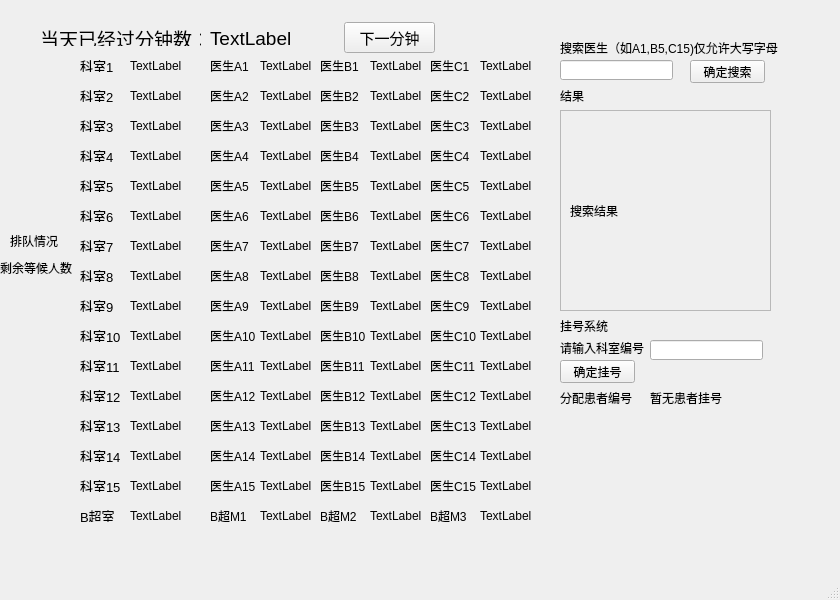
<?xml version="1.0" encoding="UTF-8"?>
<ui version="4.0">
 <class>MainWindow</class>
 <widget class="QMainWindow" name="MainWindow">
  <property name="geometry">
   <rect>
    <x>0</x>
    <y>0</y>
    <width>840</width>
    <height>600</height>
   </rect>
  </property>
  <property name="windowTitle">
   <string>MainWindow</string>
  </property>
  <widget class="QWidget" name="centralwidget">
   <widget class="QLabel" name="label">
    <property name="geometry">
     <rect>
      <x>40</x>
      <y>30</y>
      <width>161</width>
      <height>16</height>
     </rect>
    </property>
    <property name="font">
     <font>
      <pointsize>14</pointsize>
     </font>
    </property>
    <property name="text">
     <string>当天已经过分钟数：</string>
    </property>
   </widget>
   <widget class="QLabel" name="timedisplay">
    <property name="geometry">
     <rect>
      <x>210</x>
      <y>30</y>
      <width>111</width>
      <height>16</height>
     </rect>
    </property>
    <property name="font">
     <font>
      <pointsize>14</pointsize>
     </font>
    </property>
    <property name="text">
     <string>TextLabel</string>
    </property>
   </widget>
   <widget class="QLabel" name="label_2">
    <property name="geometry">
     <rect>
      <x>80</x>
      <y>60</y>
      <width>54</width>
      <height>12</height>
     </rect>
    </property>
    <property name="font">
     <font>
      <pointsize>10</pointsize>
     </font>
    </property>
    <property name="text">
     <string>科室1</string>
    </property>
   </widget>
   <widget class="QLabel" name="label_3">
    <property name="geometry">
     <rect>
      <x>80</x>
      <y>90</y>
      <width>54</width>
      <height>12</height>
     </rect>
    </property>
    <property name="font">
     <font>
      <pointsize>10</pointsize>
     </font>
    </property>
    <property name="text">
     <string>科室2</string>
    </property>
   </widget>
   <widget class="QLabel" name="label_4">
    <property name="geometry">
     <rect>
      <x>80</x>
      <y>120</y>
      <width>54</width>
      <height>12</height>
     </rect>
    </property>
    <property name="font">
     <font>
      <pointsize>10</pointsize>
     </font>
    </property>
    <property name="text">
     <string>科室3</string>
    </property>
   </widget>
   <widget class="QLabel" name="label_5">
    <property name="geometry">
     <rect>
      <x>80</x>
      <y>150</y>
      <width>54</width>
      <height>12</height>
     </rect>
    </property>
    <property name="font">
     <font>
      <pointsize>10</pointsize>
     </font>
    </property>
    <property name="text">
     <string>科室4</string>
    </property>
   </widget>
   <widget class="QLabel" name="label_6">
    <property name="geometry">
     <rect>
      <x>80</x>
      <y>180</y>
      <width>54</width>
      <height>12</height>
     </rect>
    </property>
    <property name="font">
     <font>
      <pointsize>10</pointsize>
     </font>
    </property>
    <property name="text">
     <string>科室5</string>
    </property>
   </widget>
   <widget class="QLabel" name="label_7">
    <property name="geometry">
     <rect>
      <x>80</x>
      <y>210</y>
      <width>54</width>
      <height>12</height>
     </rect>
    </property>
    <property name="font">
     <font>
      <pointsize>10</pointsize>
     </font>
    </property>
    <property name="text">
     <string>科室6</string>
    </property>
   </widget>
   <widget class="QLabel" name="label_8">
    <property name="geometry">
     <rect>
      <x>80</x>
      <y>240</y>
      <width>54</width>
      <height>12</height>
     </rect>
    </property>
    <property name="font">
     <font>
      <pointsize>10</pointsize>
     </font>
    </property>
    <property name="text">
     <string>科室7</string>
    </property>
   </widget>
   <widget class="QLabel" name="label_9">
    <property name="geometry">
     <rect>
      <x>80</x>
      <y>270</y>
      <width>54</width>
      <height>12</height>
     </rect>
    </property>
    <property name="font">
     <font>
      <pointsize>10</pointsize>
     </font>
    </property>
    <property name="text">
     <string>科室8</string>
    </property>
   </widget>
   <widget class="QLabel" name="label_10">
    <property name="geometry">
     <rect>
      <x>80</x>
      <y>420</y>
      <width>54</width>
      <height>12</height>
     </rect>
    </property>
    <property name="font">
     <font>
      <pointsize>10</pointsize>
     </font>
    </property>
    <property name="text">
     <string>科室13</string>
    </property>
   </widget>
   <widget class="QLabel" name="label_11">
    <property name="geometry">
     <rect>
      <x>80</x>
      <y>450</y>
      <width>54</width>
      <height>12</height>
     </rect>
    </property>
    <property name="font">
     <font>
      <pointsize>10</pointsize>
     </font>
    </property>
    <property name="text">
     <string>科室14</string>
    </property>
   </widget>
   <widget class="QLabel" name="label_12">
    <property name="geometry">
     <rect>
      <x>80</x>
      <y>390</y>
      <width>54</width>
      <height>12</height>
     </rect>
    </property>
    <property name="font">
     <font>
      <pointsize>10</pointsize>
     </font>
    </property>
    <property name="text">
     <string>科室12</string>
    </property>
   </widget>
   <widget class="QLabel" name="label_13">
    <property name="geometry">
     <rect>
      <x>80</x>
      <y>510</y>
      <width>54</width>
      <height>12</height>
     </rect>
    </property>
    <property name="font">
     <font>
      <pointsize>10</pointsize>
     </font>
    </property>
    <property name="text">
     <string>B超室</string>
    </property>
   </widget>
   <widget class="QLabel" name="label_14">
    <property name="geometry">
     <rect>
      <x>80</x>
      <y>360</y>
      <width>54</width>
      <height>12</height>
     </rect>
    </property>
    <property name="font">
     <font>
      <pointsize>10</pointsize>
     </font>
    </property>
    <property name="text">
     <string>科室11</string>
    </property>
   </widget>
   <widget class="QLabel" name="label_15">
    <property name="geometry">
     <rect>
      <x>80</x>
      <y>300</y>
      <width>54</width>
      <height>12</height>
     </rect>
    </property>
    <property name="font">
     <font>
      <pointsize>10</pointsize>
     </font>
    </property>
    <property name="text">
     <string>科室9</string>
    </property>
   </widget>
   <widget class="QLabel" name="label_16">
    <property name="geometry">
     <rect>
      <x>80</x>
      <y>330</y>
      <width>54</width>
      <height>12</height>
     </rect>
    </property>
    <property name="font">
     <font>
      <pointsize>10</pointsize>
     </font>
    </property>
    <property name="text">
     <string>科室10</string>
    </property>
   </widget>
   <widget class="QLabel" name="label_17">
    <property name="geometry">
     <rect>
      <x>80</x>
      <y>480</y>
      <width>54</width>
      <height>12</height>
     </rect>
    </property>
    <property name="font">
     <font>
      <pointsize>10</pointsize>
     </font>
    </property>
    <property name="text">
     <string>科室15</string>
    </property>
   </widget>
   <widget class="QPushButton" name="nextminute">
    <property name="geometry">
     <rect>
      <x>344</x>
      <y>22</y>
      <width>91</width>
      <height>31</height>
     </rect>
    </property>
    <property name="font">
     <font>
      <pointsize>11</pointsize>
     </font>
    </property>
    <property name="text">
     <string>下一分钟</string>
    </property>
   </widget>
   <widget class="QLabel" name="remainnum1">
    <property name="geometry">
     <rect>
      <x>130</x>
      <y>60</y>
      <width>54</width>
      <height>12</height>
     </rect>
    </property>
    <property name="text">
     <string>TextLabel</string>
    </property>
   </widget>
   <widget class="QLabel" name="label_19">
    <property name="geometry">
     <rect>
      <x>10</x>
      <y>210</y>
      <width>51</width>
      <height>61</height>
     </rect>
    </property>
    <property name="text">
     <string>排队情况</string>
    </property>
   </widget>
   <widget class="QLabel" name="label_20">
    <property name="geometry">
     <rect>
      <x>0</x>
      <y>260</y>
      <width>81</width>
      <height>16</height>
     </rect>
    </property>
    <property name="text">
     <string>剩余等候人数</string>
    </property>
   </widget>
   <widget class="QLabel" name="remainnum2">
    <property name="geometry">
     <rect>
      <x>130</x>
      <y>90</y>
      <width>54</width>
      <height>12</height>
     </rect>
    </property>
    <property name="text">
     <string>TextLabel</string>
    </property>
   </widget>
   <widget class="QLabel" name="remainnum3">
    <property name="geometry">
     <rect>
      <x>130</x>
      <y>120</y>
      <width>54</width>
      <height>12</height>
     </rect>
    </property>
    <property name="text">
     <string>TextLabel</string>
    </property>
   </widget>
   <widget class="QLabel" name="remainnum4">
    <property name="geometry">
     <rect>
      <x>130</x>
      <y>150</y>
      <width>54</width>
      <height>12</height>
     </rect>
    </property>
    <property name="text">
     <string>TextLabel</string>
    </property>
   </widget>
   <widget class="QLabel" name="remainnum5">
    <property name="geometry">
     <rect>
      <x>130</x>
      <y>180</y>
      <width>54</width>
      <height>12</height>
     </rect>
    </property>
    <property name="text">
     <string>TextLabel</string>
    </property>
   </widget>
   <widget class="QLabel" name="remainnum6">
    <property name="geometry">
     <rect>
      <x>130</x>
      <y>210</y>
      <width>54</width>
      <height>12</height>
     </rect>
    </property>
    <property name="text">
     <string>TextLabel</string>
    </property>
   </widget>
   <widget class="QLabel" name="remainnum9">
    <property name="geometry">
     <rect>
      <x>130</x>
      <y>300</y>
      <width>54</width>
      <height>12</height>
     </rect>
    </property>
    <property name="text">
     <string>TextLabel</string>
    </property>
   </widget>
   <widget class="QLabel" name="remainnum11">
    <property name="geometry">
     <rect>
      <x>130</x>
      <y>360</y>
      <width>54</width>
      <height>12</height>
     </rect>
    </property>
    <property name="text">
     <string>TextLabel</string>
    </property>
   </widget>
   <widget class="QLabel" name="remainnum7">
    <property name="geometry">
     <rect>
      <x>130</x>
      <y>240</y>
      <width>54</width>
      <height>12</height>
     </rect>
    </property>
    <property name="text">
     <string>TextLabel</string>
    </property>
   </widget>
   <widget class="QLabel" name="remainnum8">
    <property name="geometry">
     <rect>
      <x>130</x>
      <y>270</y>
      <width>54</width>
      <height>12</height>
     </rect>
    </property>
    <property name="text">
     <string>TextLabel</string>
    </property>
   </widget>
   <widget class="QLabel" name="remainnum12">
    <property name="geometry">
     <rect>
      <x>130</x>
      <y>390</y>
      <width>54</width>
      <height>12</height>
     </rect>
    </property>
    <property name="text">
     <string>TextLabel</string>
    </property>
   </widget>
   <widget class="QLabel" name="remainnum10">
    <property name="geometry">
     <rect>
      <x>130</x>
      <y>330</y>
      <width>54</width>
      <height>12</height>
     </rect>
    </property>
    <property name="text">
     <string>TextLabel</string>
    </property>
   </widget>
   <widget class="QLabel" name="remainnumbultra">
    <property name="geometry">
     <rect>
      <x>130</x>
      <y>510</y>
      <width>54</width>
      <height>12</height>
     </rect>
    </property>
    <property name="text">
     <string>TextLabel</string>
    </property>
   </widget>
   <widget class="QLabel" name="remainnum13">
    <property name="geometry">
     <rect>
      <x>130</x>
      <y>420</y>
      <width>54</width>
      <height>12</height>
     </rect>
    </property>
    <property name="text">
     <string>TextLabel</string>
    </property>
   </widget>
   <widget class="QLabel" name="remainnum15">
    <property name="geometry">
     <rect>
      <x>130</x>
      <y>480</y>
      <width>54</width>
      <height>12</height>
     </rect>
    </property>
    <property name="text">
     <string>TextLabel</string>
    </property>
   </widget>
   <widget class="QLabel" name="remainnum14">
    <property name="geometry">
     <rect>
      <x>130</x>
      <y>450</y>
      <width>54</width>
      <height>12</height>
     </rect>
    </property>
    <property name="text">
     <string>TextLabel</string>
    </property>
   </widget>
   <widget class="QLabel" name="label_36">
    <property name="geometry">
     <rect>
      <x>210</x>
      <y>60</y>
      <width>54</width>
      <height>12</height>
     </rect>
    </property>
    <property name="text">
     <string>医生A1</string>
    </property>
   </widget>
   <widget class="QLabel" name="label_37">
    <property name="geometry">
     <rect>
      <x>320</x>
      <y>60</y>
      <width>54</width>
      <height>12</height>
     </rect>
    </property>
    <property name="text">
     <string>医生B1</string>
    </property>
   </widget>
   <widget class="QLabel" name="a1">
    <property name="geometry">
     <rect>
      <x>260</x>
      <y>60</y>
      <width>54</width>
      <height>12</height>
     </rect>
    </property>
    <property name="text">
     <string>TextLabel</string>
    </property>
   </widget>
   <widget class="QLabel" name="b1">
    <property name="geometry">
     <rect>
      <x>370</x>
      <y>60</y>
      <width>54</width>
      <height>12</height>
     </rect>
    </property>
    <property name="text">
     <string>TextLabel</string>
    </property>
   </widget>
   <widget class="QLabel" name="label_41">
    <property name="geometry">
     <rect>
      <x>430</x>
      <y>60</y>
      <width>54</width>
      <height>12</height>
     </rect>
    </property>
    <property name="text">
     <string>医生C1</string>
    </property>
   </widget>
   <widget class="QLabel" name="c1">
    <property name="geometry">
     <rect>
      <x>480</x>
      <y>60</y>
      <width>54</width>
      <height>12</height>
     </rect>
    </property>
    <property name="text">
     <string>TextLabel</string>
    </property>
   </widget>
   <widget class="QLabel" name="b2">
    <property name="geometry">
     <rect>
      <x>370</x>
      <y>90</y>
      <width>54</width>
      <height>12</height>
     </rect>
    </property>
    <property name="text">
     <string>TextLabel</string>
    </property>
   </widget>
   <widget class="QLabel" name="label_43">
    <property name="geometry">
     <rect>
      <x>320</x>
      <y>90</y>
      <width>54</width>
      <height>12</height>
     </rect>
    </property>
    <property name="text">
     <string>医生B2</string>
    </property>
   </widget>
   <widget class="QLabel" name="label_44">
    <property name="geometry">
     <rect>
      <x>210</x>
      <y>90</y>
      <width>54</width>
      <height>12</height>
     </rect>
    </property>
    <property name="text">
     <string>医生A2</string>
    </property>
   </widget>
   <widget class="QLabel" name="a2">
    <property name="geometry">
     <rect>
      <x>260</x>
      <y>90</y>
      <width>54</width>
      <height>12</height>
     </rect>
    </property>
    <property name="text">
     <string>TextLabel</string>
    </property>
   </widget>
   <widget class="QLabel" name="label_46">
    <property name="geometry">
     <rect>
      <x>430</x>
      <y>90</y>
      <width>54</width>
      <height>12</height>
     </rect>
    </property>
    <property name="text">
     <string>医生C2</string>
    </property>
   </widget>
   <widget class="QLabel" name="c2">
    <property name="geometry">
     <rect>
      <x>480</x>
      <y>90</y>
      <width>54</width>
      <height>12</height>
     </rect>
    </property>
    <property name="text">
     <string>TextLabel</string>
    </property>
   </widget>
   <widget class="QLabel" name="label_48">
    <property name="geometry">
     <rect>
      <x>430</x>
      <y>150</y>
      <width>54</width>
      <height>12</height>
     </rect>
    </property>
    <property name="text">
     <string>医生C4</string>
    </property>
   </widget>
   <widget class="QLabel" name="a4">
    <property name="geometry">
     <rect>
      <x>260</x>
      <y>150</y>
      <width>54</width>
      <height>12</height>
     </rect>
    </property>
    <property name="text">
     <string>TextLabel</string>
    </property>
   </widget>
   <widget class="QLabel" name="label_50">
    <property name="geometry">
     <rect>
      <x>320</x>
      <y>150</y>
      <width>54</width>
      <height>12</height>
     </rect>
    </property>
    <property name="text">
     <string>医生B4</string>
    </property>
   </widget>
   <widget class="QLabel" name="label_51">
    <property name="geometry">
     <rect>
      <x>210</x>
      <y>150</y>
      <width>54</width>
      <height>12</height>
     </rect>
    </property>
    <property name="text">
     <string>医生A4</string>
    </property>
   </widget>
   <widget class="QLabel" name="b3">
    <property name="geometry">
     <rect>
      <x>370</x>
      <y>120</y>
      <width>54</width>
      <height>12</height>
     </rect>
    </property>
    <property name="text">
     <string>TextLabel</string>
    </property>
   </widget>
   <widget class="QLabel" name="c4">
    <property name="geometry">
     <rect>
      <x>480</x>
      <y>150</y>
      <width>54</width>
      <height>12</height>
     </rect>
    </property>
    <property name="text">
     <string>TextLabel</string>
    </property>
   </widget>
   <widget class="QLabel" name="label_54">
    <property name="geometry">
     <rect>
      <x>320</x>
      <y>120</y>
      <width>54</width>
      <height>12</height>
     </rect>
    </property>
    <property name="text">
     <string>医生B3</string>
    </property>
   </widget>
   <widget class="QLabel" name="label_55">
    <property name="geometry">
     <rect>
      <x>210</x>
      <y>120</y>
      <width>54</width>
      <height>12</height>
     </rect>
    </property>
    <property name="text">
     <string>医生A3</string>
    </property>
   </widget>
   <widget class="QLabel" name="a3">
    <property name="geometry">
     <rect>
      <x>260</x>
      <y>120</y>
      <width>54</width>
      <height>12</height>
     </rect>
    </property>
    <property name="text">
     <string>TextLabel</string>
    </property>
   </widget>
   <widget class="QLabel" name="label_57">
    <property name="geometry">
     <rect>
      <x>430</x>
      <y>120</y>
      <width>54</width>
      <height>12</height>
     </rect>
    </property>
    <property name="text">
     <string>医生C3</string>
    </property>
   </widget>
   <widget class="QLabel" name="c3">
    <property name="geometry">
     <rect>
      <x>480</x>
      <y>120</y>
      <width>54</width>
      <height>12</height>
     </rect>
    </property>
    <property name="text">
     <string>TextLabel</string>
    </property>
   </widget>
   <widget class="QLabel" name="b4">
    <property name="geometry">
     <rect>
      <x>370</x>
      <y>150</y>
      <width>54</width>
      <height>12</height>
     </rect>
    </property>
    <property name="text">
     <string>TextLabel</string>
    </property>
   </widget>
   <widget class="QLabel" name="label_60">
    <property name="geometry">
     <rect>
      <x>430</x>
      <y>210</y>
      <width>54</width>
      <height>12</height>
     </rect>
    </property>
    <property name="text">
     <string>医生C6</string>
    </property>
   </widget>
   <widget class="QLabel" name="label_61">
    <property name="geometry">
     <rect>
      <x>320</x>
      <y>210</y>
      <width>54</width>
      <height>12</height>
     </rect>
    </property>
    <property name="text">
     <string>医生B6</string>
    </property>
   </widget>
   <widget class="QLabel" name="b5">
    <property name="geometry">
     <rect>
      <x>370</x>
      <y>180</y>
      <width>54</width>
      <height>12</height>
     </rect>
    </property>
    <property name="text">
     <string>TextLabel</string>
    </property>
   </widget>
   <widget class="QLabel" name="a6">
    <property name="geometry">
     <rect>
      <x>260</x>
      <y>210</y>
      <width>54</width>
      <height>12</height>
     </rect>
    </property>
    <property name="text">
     <string>TextLabel</string>
    </property>
   </widget>
   <widget class="QLabel" name="label_64">
    <property name="geometry">
     <rect>
      <x>210</x>
      <y>180</y>
      <width>54</width>
      <height>12</height>
     </rect>
    </property>
    <property name="text">
     <string>医生A5</string>
    </property>
   </widget>
   <widget class="QLabel" name="a5">
    <property name="geometry">
     <rect>
      <x>260</x>
      <y>180</y>
      <width>54</width>
      <height>12</height>
     </rect>
    </property>
    <property name="text">
     <string>TextLabel</string>
    </property>
   </widget>
   <widget class="QLabel" name="c5">
    <property name="geometry">
     <rect>
      <x>480</x>
      <y>180</y>
      <width>54</width>
      <height>12</height>
     </rect>
    </property>
    <property name="text">
     <string>TextLabel</string>
    </property>
   </widget>
   <widget class="QLabel" name="label_67">
    <property name="geometry">
     <rect>
      <x>430</x>
      <y>180</y>
      <width>54</width>
      <height>12</height>
     </rect>
    </property>
    <property name="text">
     <string>医生C5</string>
    </property>
   </widget>
   <widget class="QLabel" name="b6">
    <property name="geometry">
     <rect>
      <x>370</x>
      <y>210</y>
      <width>54</width>
      <height>12</height>
     </rect>
    </property>
    <property name="text">
     <string>TextLabel</string>
    </property>
   </widget>
   <widget class="QLabel" name="label_69">
    <property name="geometry">
     <rect>
      <x>320</x>
      <y>180</y>
      <width>54</width>
      <height>12</height>
     </rect>
    </property>
    <property name="text">
     <string>医生B5</string>
    </property>
   </widget>
   <widget class="QLabel" name="label_70">
    <property name="geometry">
     <rect>
      <x>210</x>
      <y>210</y>
      <width>54</width>
      <height>12</height>
     </rect>
    </property>
    <property name="text">
     <string>医生A6</string>
    </property>
   </widget>
   <widget class="QLabel" name="c6">
    <property name="geometry">
     <rect>
      <x>480</x>
      <y>210</y>
      <width>54</width>
      <height>12</height>
     </rect>
    </property>
    <property name="text">
     <string>TextLabel</string>
    </property>
   </widget>
   <widget class="QLabel" name="label_72">
    <property name="geometry">
     <rect>
      <x>430</x>
      <y>270</y>
      <width>54</width>
      <height>12</height>
     </rect>
    </property>
    <property name="text">
     <string>医生C8</string>
    </property>
   </widget>
   <widget class="QLabel" name="label_73">
    <property name="geometry">
     <rect>
      <x>320</x>
      <y>270</y>
      <width>54</width>
      <height>12</height>
     </rect>
    </property>
    <property name="text">
     <string>医生B8</string>
    </property>
   </widget>
   <widget class="QLabel" name="b7">
    <property name="geometry">
     <rect>
      <x>370</x>
      <y>240</y>
      <width>54</width>
      <height>12</height>
     </rect>
    </property>
    <property name="text">
     <string>TextLabel</string>
    </property>
   </widget>
   <widget class="QLabel" name="a8">
    <property name="geometry">
     <rect>
      <x>260</x>
      <y>270</y>
      <width>54</width>
      <height>12</height>
     </rect>
    </property>
    <property name="text">
     <string>TextLabel</string>
    </property>
   </widget>
   <widget class="QLabel" name="label_76">
    <property name="geometry">
     <rect>
      <x>210</x>
      <y>240</y>
      <width>54</width>
      <height>12</height>
     </rect>
    </property>
    <property name="text">
     <string>医生A7</string>
    </property>
   </widget>
   <widget class="QLabel" name="a7">
    <property name="geometry">
     <rect>
      <x>260</x>
      <y>240</y>
      <width>54</width>
      <height>12</height>
     </rect>
    </property>
    <property name="text">
     <string>TextLabel</string>
    </property>
   </widget>
   <widget class="QLabel" name="c7">
    <property name="geometry">
     <rect>
      <x>480</x>
      <y>240</y>
      <width>54</width>
      <height>12</height>
     </rect>
    </property>
    <property name="text">
     <string>TextLabel</string>
    </property>
   </widget>
   <widget class="QLabel" name="label_79">
    <property name="geometry">
     <rect>
      <x>430</x>
      <y>240</y>
      <width>54</width>
      <height>12</height>
     </rect>
    </property>
    <property name="text">
     <string>医生C7</string>
    </property>
   </widget>
   <widget class="QLabel" name="b8">
    <property name="geometry">
     <rect>
      <x>370</x>
      <y>270</y>
      <width>54</width>
      <height>12</height>
     </rect>
    </property>
    <property name="text">
     <string>TextLabel</string>
    </property>
   </widget>
   <widget class="QLabel" name="label_81">
    <property name="geometry">
     <rect>
      <x>320</x>
      <y>240</y>
      <width>54</width>
      <height>12</height>
     </rect>
    </property>
    <property name="text">
     <string>医生B7</string>
    </property>
   </widget>
   <widget class="QLabel" name="label_82">
    <property name="geometry">
     <rect>
      <x>210</x>
      <y>270</y>
      <width>54</width>
      <height>12</height>
     </rect>
    </property>
    <property name="text">
     <string>医生A8</string>
    </property>
   </widget>
   <widget class="QLabel" name="c8">
    <property name="geometry">
     <rect>
      <x>480</x>
      <y>270</y>
      <width>54</width>
      <height>12</height>
     </rect>
    </property>
    <property name="text">
     <string>TextLabel</string>
    </property>
   </widget>
   <widget class="QLabel" name="label_84">
    <property name="geometry">
     <rect>
      <x>430</x>
      <y>300</y>
      <width>54</width>
      <height>12</height>
     </rect>
    </property>
    <property name="text">
     <string>医生C9</string>
    </property>
   </widget>
   <widget class="QLabel" name="c9">
    <property name="geometry">
     <rect>
      <x>480</x>
      <y>300</y>
      <width>54</width>
      <height>12</height>
     </rect>
    </property>
    <property name="text">
     <string>TextLabel</string>
    </property>
   </widget>
   <widget class="QLabel" name="label_86">
    <property name="geometry">
     <rect>
      <x>320</x>
      <y>300</y>
      <width>54</width>
      <height>12</height>
     </rect>
    </property>
    <property name="text">
     <string>医生B9</string>
    </property>
   </widget>
   <widget class="QLabel" name="label_87">
    <property name="geometry">
     <rect>
      <x>320</x>
      <y>450</y>
      <width>54</width>
      <height>12</height>
     </rect>
    </property>
    <property name="text">
     <string>医生B14</string>
    </property>
   </widget>
   <widget class="QLabel" name="a11">
    <property name="geometry">
     <rect>
      <x>260</x>
      <y>360</y>
      <width>54</width>
      <height>12</height>
     </rect>
    </property>
    <property name="text">
     <string>TextLabel</string>
    </property>
   </widget>
   <widget class="QLabel" name="a10">
    <property name="geometry">
     <rect>
      <x>260</x>
      <y>330</y>
      <width>54</width>
      <height>12</height>
     </rect>
    </property>
    <property name="text">
     <string>TextLabel</string>
    </property>
   </widget>
   <widget class="QLabel" name="c14">
    <property name="geometry">
     <rect>
      <x>480</x>
      <y>450</y>
      <width>54</width>
      <height>12</height>
     </rect>
    </property>
    <property name="text">
     <string>TextLabel</string>
    </property>
   </widget>
   <widget class="QLabel" name="a14">
    <property name="geometry">
     <rect>
      <x>260</x>
      <y>450</y>
      <width>54</width>
      <height>12</height>
     </rect>
    </property>
    <property name="text">
     <string>TextLabel</string>
    </property>
   </widget>
   <widget class="QLabel" name="label_92">
    <property name="geometry">
     <rect>
      <x>210</x>
      <y>420</y>
      <width>54</width>
      <height>12</height>
     </rect>
    </property>
    <property name="text">
     <string>医生A13</string>
    </property>
   </widget>
   <widget class="QLabel" name="label_93">
    <property name="geometry">
     <rect>
      <x>430</x>
      <y>420</y>
      <width>54</width>
      <height>12</height>
     </rect>
    </property>
    <property name="text">
     <string>医生C13</string>
    </property>
   </widget>
   <widget class="QLabel" name="label_94">
    <property name="geometry">
     <rect>
      <x>320</x>
      <y>330</y>
      <width>54</width>
      <height>12</height>
     </rect>
    </property>
    <property name="text">
     <string>医生B10</string>
    </property>
   </widget>
   <widget class="QLabel" name="label_95">
    <property name="geometry">
     <rect>
      <x>320</x>
      <y>360</y>
      <width>54</width>
      <height>12</height>
     </rect>
    </property>
    <property name="text">
     <string>医生B11</string>
    </property>
   </widget>
   <widget class="QLabel" name="b12">
    <property name="geometry">
     <rect>
      <x>370</x>
      <y>390</y>
      <width>54</width>
      <height>12</height>
     </rect>
    </property>
    <property name="text">
     <string>TextLabel</string>
    </property>
   </widget>
   <widget class="QLabel" name="a13">
    <property name="geometry">
     <rect>
      <x>260</x>
      <y>420</y>
      <width>54</width>
      <height>12</height>
     </rect>
    </property>
    <property name="text">
     <string>TextLabel</string>
    </property>
   </widget>
   <widget class="QLabel" name="label_98">
    <property name="geometry">
     <rect>
      <x>210</x>
      <y>360</y>
      <width>54</width>
      <height>12</height>
     </rect>
    </property>
    <property name="text">
     <string>医生A11</string>
    </property>
   </widget>
   <widget class="QLabel" name="b9">
    <property name="geometry">
     <rect>
      <x>370</x>
      <y>300</y>
      <width>54</width>
      <height>12</height>
     </rect>
    </property>
    <property name="text">
     <string>TextLabel</string>
    </property>
   </widget>
   <widget class="QLabel" name="label_100">
    <property name="geometry">
     <rect>
      <x>320</x>
      <y>480</y>
      <width>54</width>
      <height>12</height>
     </rect>
    </property>
    <property name="text">
     <string>医生B15</string>
    </property>
   </widget>
   <widget class="QLabel" name="label_101">
    <property name="geometry">
     <rect>
      <x>430</x>
      <y>450</y>
      <width>54</width>
      <height>12</height>
     </rect>
    </property>
    <property name="text">
     <string>医生C14</string>
    </property>
   </widget>
   <widget class="QLabel" name="m3">
    <property name="geometry">
     <rect>
      <x>480</x>
      <y>510</y>
      <width>54</width>
      <height>12</height>
     </rect>
    </property>
    <property name="text">
     <string>TextLabel</string>
    </property>
   </widget>
   <widget class="QLabel" name="label_103">
    <property name="geometry">
     <rect>
      <x>430</x>
      <y>480</y>
      <width>54</width>
      <height>12</height>
     </rect>
    </property>
    <property name="text">
     <string>医生C15</string>
    </property>
   </widget>
   <widget class="QLabel" name="label_104">
    <property name="geometry">
     <rect>
      <x>430</x>
      <y>360</y>
      <width>54</width>
      <height>12</height>
     </rect>
    </property>
    <property name="text">
     <string>医生C11</string>
    </property>
   </widget>
   <widget class="QLabel" name="b15">
    <property name="geometry">
     <rect>
      <x>370</x>
      <y>480</y>
      <width>54</width>
      <height>12</height>
     </rect>
    </property>
    <property name="text">
     <string>TextLabel</string>
    </property>
   </widget>
   <widget class="QLabel" name="m1">
    <property name="geometry">
     <rect>
      <x>260</x>
      <y>510</y>
      <width>54</width>
      <height>12</height>
     </rect>
    </property>
    <property name="text">
     <string>TextLabel</string>
    </property>
   </widget>
   <widget class="QLabel" name="label_107">
    <property name="geometry">
     <rect>
      <x>210</x>
      <y>300</y>
      <width>54</width>
      <height>12</height>
     </rect>
    </property>
    <property name="text">
     <string>医生A9</string>
    </property>
   </widget>
   <widget class="QLabel" name="label_108">
    <property name="geometry">
     <rect>
      <x>210</x>
      <y>480</y>
      <width>54</width>
      <height>12</height>
     </rect>
    </property>
    <property name="text">
     <string>医生A15</string>
    </property>
   </widget>
   <widget class="QLabel" name="label_109">
    <property name="geometry">
     <rect>
      <x>430</x>
      <y>390</y>
      <width>54</width>
      <height>12</height>
     </rect>
    </property>
    <property name="text">
     <string>医生C12</string>
    </property>
   </widget>
   <widget class="QLabel" name="c12">
    <property name="geometry">
     <rect>
      <x>480</x>
      <y>390</y>
      <width>54</width>
      <height>12</height>
     </rect>
    </property>
    <property name="text">
     <string>TextLabel</string>
    </property>
   </widget>
   <widget class="QLabel" name="b10">
    <property name="geometry">
     <rect>
      <x>370</x>
      <y>330</y>
      <width>54</width>
      <height>12</height>
     </rect>
    </property>
    <property name="text">
     <string>TextLabel</string>
    </property>
   </widget>
   <widget class="QLabel" name="b14">
    <property name="geometry">
     <rect>
      <x>370</x>
      <y>450</y>
      <width>54</width>
      <height>12</height>
     </rect>
    </property>
    <property name="text">
     <string>TextLabel</string>
    </property>
   </widget>
   <widget class="QLabel" name="label_113">
    <property name="geometry">
     <rect>
      <x>210</x>
      <y>510</y>
      <width>54</width>
      <height>12</height>
     </rect>
    </property>
    <property name="text">
     <string>B超M1</string>
    </property>
   </widget>
   <widget class="QLabel" name="c10">
    <property name="geometry">
     <rect>
      <x>480</x>
      <y>330</y>
      <width>54</width>
      <height>12</height>
     </rect>
    </property>
    <property name="text">
     <string>TextLabel</string>
    </property>
   </widget>
   <widget class="QLabel" name="a15">
    <property name="geometry">
     <rect>
      <x>260</x>
      <y>480</y>
      <width>54</width>
      <height>12</height>
     </rect>
    </property>
    <property name="text">
     <string>TextLabel</string>
    </property>
   </widget>
   <widget class="QLabel" name="label_116">
    <property name="geometry">
     <rect>
      <x>320</x>
      <y>510</y>
      <width>54</width>
      <height>12</height>
     </rect>
    </property>
    <property name="text">
     <string>B超M2</string>
    </property>
   </widget>
   <widget class="QLabel" name="m2">
    <property name="geometry">
     <rect>
      <x>370</x>
      <y>510</y>
      <width>54</width>
      <height>12</height>
     </rect>
    </property>
    <property name="text">
     <string>TextLabel</string>
    </property>
   </widget>
   <widget class="QLabel" name="label_118">
    <property name="geometry">
     <rect>
      <x>430</x>
      <y>330</y>
      <width>54</width>
      <height>12</height>
     </rect>
    </property>
    <property name="text">
     <string>医生C10</string>
    </property>
   </widget>
   <widget class="QLabel" name="a9">
    <property name="geometry">
     <rect>
      <x>260</x>
      <y>300</y>
      <width>54</width>
      <height>12</height>
     </rect>
    </property>
    <property name="text">
     <string>TextLabel</string>
    </property>
   </widget>
   <widget class="QLabel" name="c11">
    <property name="geometry">
     <rect>
      <x>480</x>
      <y>360</y>
      <width>54</width>
      <height>12</height>
     </rect>
    </property>
    <property name="text">
     <string>TextLabel</string>
    </property>
   </widget>
   <widget class="QLabel" name="label_121">
    <property name="geometry">
     <rect>
      <x>320</x>
      <y>390</y>
      <width>54</width>
      <height>12</height>
     </rect>
    </property>
    <property name="text">
     <string>医生B12</string>
    </property>
   </widget>
   <widget class="QLabel" name="label_122">
    <property name="geometry">
     <rect>
      <x>320</x>
      <y>420</y>
      <width>54</width>
      <height>12</height>
     </rect>
    </property>
    <property name="text">
     <string>医生B13</string>
    </property>
   </widget>
   <widget class="QLabel" name="c15">
    <property name="geometry">
     <rect>
      <x>480</x>
      <y>480</y>
      <width>54</width>
      <height>12</height>
     </rect>
    </property>
    <property name="text">
     <string>TextLabel</string>
    </property>
   </widget>
   <widget class="QLabel" name="b13">
    <property name="geometry">
     <rect>
      <x>370</x>
      <y>420</y>
      <width>54</width>
      <height>12</height>
     </rect>
    </property>
    <property name="text">
     <string>TextLabel</string>
    </property>
   </widget>
   <widget class="QLabel" name="label_125">
    <property name="geometry">
     <rect>
      <x>430</x>
      <y>510</y>
      <width>54</width>
      <height>12</height>
     </rect>
    </property>
    <property name="text">
     <string>B超M3</string>
    </property>
   </widget>
   <widget class="QLabel" name="b11">
    <property name="geometry">
     <rect>
      <x>370</x>
      <y>360</y>
      <width>54</width>
      <height>12</height>
     </rect>
    </property>
    <property name="text">
     <string>TextLabel</string>
    </property>
   </widget>
   <widget class="QLabel" name="a12">
    <property name="geometry">
     <rect>
      <x>260</x>
      <y>390</y>
      <width>54</width>
      <height>12</height>
     </rect>
    </property>
    <property name="text">
     <string>TextLabel</string>
    </property>
   </widget>
   <widget class="QLabel" name="label_128">
    <property name="geometry">
     <rect>
      <x>210</x>
      <y>390</y>
      <width>54</width>
      <height>12</height>
     </rect>
    </property>
    <property name="text">
     <string>医生A12</string>
    </property>
   </widget>
   <widget class="QLabel" name="label_129">
    <property name="geometry">
     <rect>
      <x>210</x>
      <y>450</y>
      <width>54</width>
      <height>12</height>
     </rect>
    </property>
    <property name="text">
     <string>医生A14</string>
    </property>
   </widget>
   <widget class="QLabel" name="c13">
    <property name="geometry">
     <rect>
      <x>480</x>
      <y>420</y>
      <width>54</width>
      <height>12</height>
     </rect>
    </property>
    <property name="text">
     <string>TextLabel</string>
    </property>
   </widget>
   <widget class="QLabel" name="label_131">
    <property name="geometry">
     <rect>
      <x>210</x>
      <y>330</y>
      <width>54</width>
      <height>12</height>
     </rect>
    </property>
    <property name="text">
     <string>医生A10</string>
    </property>
   </widget>
   <widget class="QLabel" name="label_132">
    <property name="geometry">
     <rect>
      <x>560</x>
      <y>40</y>
      <width>231</width>
      <height>16</height>
     </rect>
    </property>
    <property name="text">
     <string>搜索医生（如A1,B5,C15)仅允许大写字母</string>
    </property>
   </widget>
   <widget class="QLineEdit" name="searchdoctorid">
    <property name="geometry">
     <rect>
      <x>560</x>
      <y>60</y>
      <width>113</width>
      <height>20</height>
     </rect>
    </property>
   </widget>
   <widget class="QLabel" name="label_133">
    <property name="geometry">
     <rect>
      <x>560</x>
      <y>90</y>
      <width>54</width>
      <height>12</height>
     </rect>
    </property>
    <property name="text">
     <string>结果</string>
    </property>
   </widget>
   <widget class="QLabel" name="label_134">
    <property name="geometry">
     <rect>
      <x>560</x>
      <y>320</y>
      <width>54</width>
      <height>12</height>
     </rect>
    </property>
    <property name="text">
     <string>挂号系统</string>
    </property>
   </widget>
   <widget class="QLabel" name="label_135">
    <property name="geometry">
     <rect>
      <x>560</x>
      <y>340</y>
      <width>91</width>
      <height>16</height>
     </rect>
    </property>
    <property name="text">
     <string>请输入科室编号</string>
    </property>
   </widget>
   <widget class="QLineEdit" name="registerroomid">
    <property name="geometry">
     <rect>
      <x>650</x>
      <y>340</y>
      <width>113</width>
      <height>20</height>
     </rect>
    </property>
   </widget>
   <widget class="QPushButton" name="registercheck">
    <property name="geometry">
     <rect>
      <x>560</x>
      <y>360</y>
      <width>75</width>
      <height>23</height>
     </rect>
    </property>
    <property name="text">
     <string>确定挂号</string>
    </property>
   </widget>
   <widget class="QLabel" name="label_136">
    <property name="geometry">
     <rect>
      <x>560</x>
      <y>390</y>
      <width>91</width>
      <height>16</height>
     </rect>
    </property>
    <property name="text">
     <string>分配患者编号</string>
    </property>
   </widget>
   <widget class="QLabel" name="patientregisterid">
    <property name="geometry">
     <rect>
      <x>650</x>
      <y>390</y>
      <width>111</width>
      <height>16</height>
     </rect>
    </property>
    <property name="text">
     <string>暂无患者挂号</string>
    </property>
   </widget>
   <widget class="QPushButton" name="searchcheck">
    <property name="geometry">
     <rect>
      <x>690</x>
      <y>60</y>
      <width>75</width>
      <height>23</height>
     </rect>
    </property>
    <property name="text">
     <string>确定搜索</string>
    </property>
   </widget>
   <widget class="QScrollArea" name="scrollArea">
    <property name="geometry">
     <rect>
      <x>560</x>
      <y>110</y>
      <width>211</width>
      <height>201</height>
     </rect>
    </property>
    <property name="sizeAdjustPolicy">
     <enum>QAbstractScrollArea::AdjustToContents</enum>
    </property>
    <property name="widgetResizable">
     <bool>true</bool>
    </property>
    <widget class="QWidget" name="scrollAreaWidgetContents">
     <property name="geometry">
      <rect>
       <x>0</x>
       <y>0</y>
       <width>209</width>
       <height>199</height>
      </rect>
     </property>
     <layout class="QVBoxLayout" name="verticalLayout">
      <item>
       <widget class="QLabel" name="searchresult">
        <property name="text">
         <string>搜索结果</string>
        </property>
       </widget>
      </item>
     </layout>
    </widget>
   </widget>
  </widget>
  <widget class="QStatusBar" name="statusbar"/>
  <action name="actiongeneral">
   <property name="text">
    <string>general</string>
   </property>
  </action>
  <action name="actiondoctor">
   <property name="text">
    <string>doctor</string>
   </property>
  </action>
 </widget>
 <resources/>
 <connections/>
</ui>
